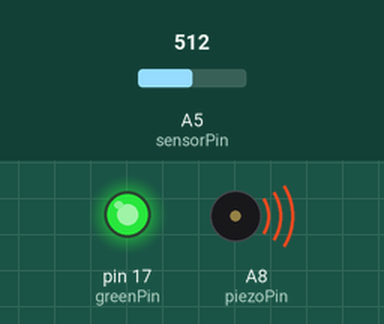
Recording of a sketch running on a simulated Arduino Mega 2560, built with avr-gcc and run on an emulated ATmega2560. On the bench: output pins drawn as LEDs (lit = HIGH), buzzer (waves = sounding). The inputs (shaded band) are chosen by the test bench; at power-on: A5 (sensorPin) = 512.

Above: at 6.2 s.
6.3 s: A5 (sensorPin) set to 506
At 7.0 s:
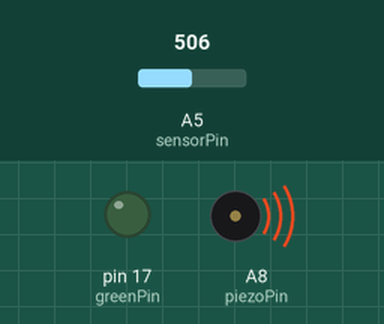
7.8 s: A5 (sensorPin) set to 511
At 8.1 s:
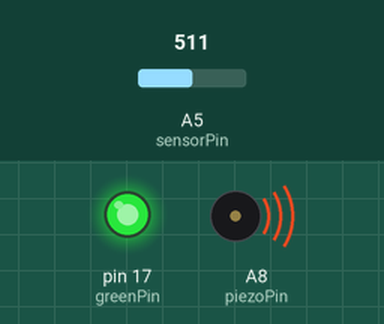
Timing chart, 0 to 10.8 s (numbered marks = the images above; inputs shaded):
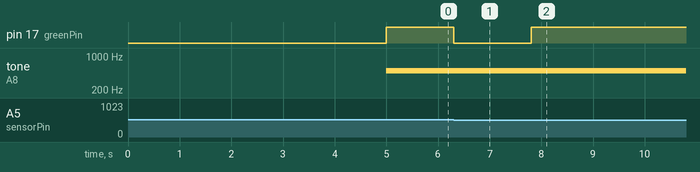

The sketch:

Lab_7b.ino
```cpp
int piezoPin = A8;

const int sensorPin = A5;    // pin that the sensor is attached to

// variables:
int sensorValue = 0;         // the sensor value
int sensorMin = 500;        // minimum sensor value
int sensorMax = 0;           // maximum sensor value


int greenPin =  17;


void setup() {

  pinMode(greenPin, OUTPUT);
  digitalWrite(13, HIGH);

  // calibrate during the first five seconds
  while (millis() < 5000) {
    sensorValue = analogRead(sensorPin);

    // record the maximum sensor value
    if (sensorValue > sensorMax) {
      sensorMax = sensorValue;
    }

    // record the minimum sensor value
    if (sensorValue < sensorMin) {
      sensorMin = sensorValue;
    }
  }

  // signal the end of the calibration period
  digitalWrite(13, LOW);
}


void loop() {

  // read the sensor:
  sensorValue = analogRead(sensorPin);

  // apply the calibration to the sensor reading
  sensorValue = map(sensorValue, sensorMin, sensorMax, 0, 255);

  // in case the sensor value is outside the range seen during calibration
  sensorValue = constrain(sensorValue, 0, 255);

  // fade the LED using the calibrated value:
  analogWrite(greenPin, sensorValue);

  if( sensorValue > 50){
  tone(piezoPin, 500, sensorValue);
  }
  //tone(piezoPin, 1000, 500);
  //delay(sensorValue);

}
```

Measured:
- the behaviour switches between 507 and 506 on A5 (sensorPin) (found by bisection; images 0 and 1)
- after the input at 6.3 s, pin 17 (greenPin): HIGH → LOW at once
- after the input at 7.8 s, pin 17 (greenPin): LOW → HIGH at once
